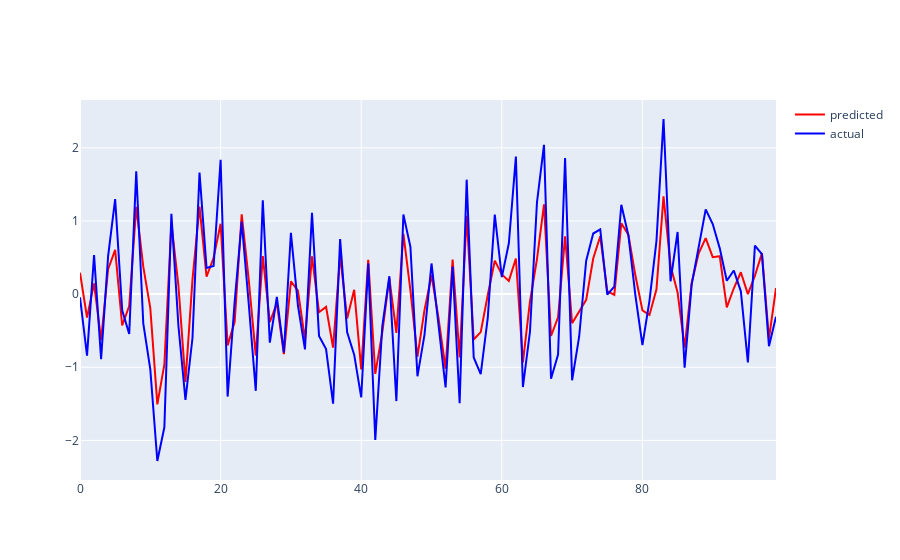

Write notebook code for a chart like this one.
### Code cell
import plotly.graph_objects as go
import plotly.io as pio

pio.renderers.default = 'vscode'

y_pred = y_prediction.flatten().tolist()
y_true = y.flatten().tolist()
x = np.arange(len(y_true))
fig = go.Figure()

fig.add_trace(go.Scatter(x=x, y=y_pred, name='predicted',
                         line=dict(color='red', width=2)))
fig.add_trace(go.Scatter(x=x, y=y_true, name='actual',
                         line=dict(color='blue', width=2)))
fig.show()
